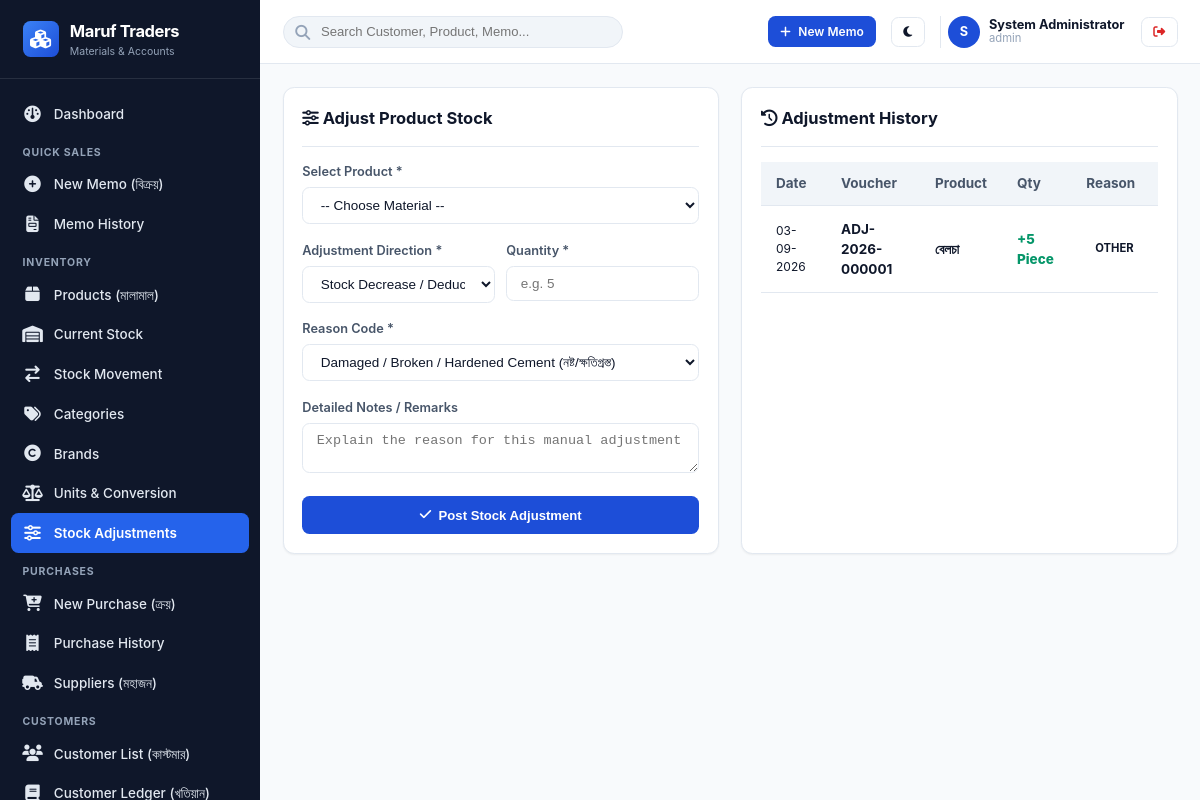
The page /modules/inventory/adjustments.php (signed in) on the database its author committed.
### tables this page shows
CREATE TABLE `shops` (
  `id` int(10) unsigned NOT NULL AUTO_INCREMENT,
  `shop_code` varchar(30) NOT NULL,
  `name` varchar(150) NOT NULL,
  `proprietor` varchar(100) DEFAULT NULL,
  `address` text NOT NULL,
  `phone` varchar(30) NOT NULL,
  `alt_phone` varchar(30) DEFAULT NULL,
  `email` varchar(100) DEFAULT NULL,
  `website` varchar(150) DEFAULT NULL,
  `invoice_prefix` varchar(10) NOT NULL DEFAULT 'MT',
  `currency_symbol` varchar(10) NOT NULL DEFAULT '৳',
  `currency_code` varchar(10) NOT NULL DEFAULT 'BDT',
  `currency_position` enum('before','after') NOT NULL DEFAULT 'before',
  `date_format` varchar(20) NOT NULL DEFAULT 'd-m-Y',
  `invoice_footer_shop` text DEFAULT NULL,
  `invoice_footer_customer` text DEFAULT NULL,
  `logo_url` varchar(255) DEFAULT NULL,
  `is_active` tinyint(1) NOT NULL DEFAULT 1,
  `created_at` timestamp NOT NULL DEFAULT current_timestamp(),
  `updated_at` timestamp NOT NULL DEFAULT current_timestamp() ON UPDATE current_timestamp(),
  PRIMARY KEY (`id`),
  UNIQUE KEY `shop_code` (`shop_code`)
);

CREATE TABLE `users` (
  `id` int(10) unsigned NOT NULL AUTO_INCREMENT,
  `shop_id` int(10) unsigned NOT NULL,
  `username` varchar(50) NOT NULL,
  `email` varchar(100) DEFAULT NULL,
  `password_hash` varchar(255) NOT NULL,
  `full_name` varchar(100) NOT NULL,
  `phone` varchar(30) DEFAULT NULL,
  `status` enum('active','inactive','suspended') NOT NULL DEFAULT 'active',
  `theme_preference` enum('light','dark','system') NOT NULL DEFAULT 'system',
  `last_login_at` datetime DEFAULT NULL,
  `last_login_ip` varchar(45) DEFAULT NULL,
  `created_at` timestamp NOT NULL DEFAULT current_timestamp(),
  `updated_at` timestamp NOT NULL DEFAULT current_timestamp() ON UPDATE current_timestamp(),
  PRIMARY KEY (`id`),
  UNIQUE KEY `username` (`username`),
  KEY `fk_users_shop` (`shop_id`),
  CONSTRAINT `fk_users_shop` FOREIGN KEY (`shop_id`) REFERENCES `shops` (`id`) ON DELETE CASCADE
);

CREATE TABLE `stock_adjustments` (
  `id` bigint(20) unsigned NOT NULL AUTO_INCREMENT,
  `shop_id` int(10) unsigned NOT NULL,
  `adjustment_no` varchar(60) NOT NULL,
  `adjustment_date` date NOT NULL,
  `reason_code` enum('damaged','lost','counting_difference','opening_correction','other') NOT NULL,
  `notes` text DEFAULT NULL,
  `created_by` int(10) unsigned NOT NULL,
  `created_at` timestamp NOT NULL DEFAULT current_timestamp(),
  PRIMARY KEY (`id`),
  UNIQUE KEY `adjustment_no` (`adjustment_no`),
  KEY `fk_sa_shop` (`shop_id`),
  KEY `fk_sa_user` (`created_by`),
  CONSTRAINT `fk_sa_shop` FOREIGN KEY (`shop_id`) REFERENCES `shops` (`id`) ON DELETE CASCADE,
  CONSTRAINT `fk_sa_user` FOREIGN KEY (`created_by`) REFERENCES `users` (`id`)
);

CREATE TABLE `products` (
  `id` int(10) unsigned NOT NULL AUTO_INCREMENT,
  `shop_id` int(10) unsigned NOT NULL,
  `category_id` int(10) unsigned NOT NULL,
  `brand_id` int(10) unsigned DEFAULT NULL,
  `base_unit_id` int(10) unsigned NOT NULL,
  `sku` varchar(50) NOT NULL,
  `name` varchar(180) NOT NULL,
  `description` text DEFAULT NULL,
  `purchase_price` decimal(15,2) NOT NULL DEFAULT 0.00,
  `selling_price` decimal(15,2) NOT NULL DEFAULT 0.00,
  `min_selling_price` decimal(15,2) NOT NULL DEFAULT 0.00,
  `current_stock` decimal(15,4) NOT NULL DEFAULT 0.0000,
  `min_stock` decimal(15,4) NOT NULL DEFAULT 0.0000,
  `average_cost` decimal(15,4) NOT NULL DEFAULT 0.0000,
  `is_active` tinyint(1) NOT NULL DEFAULT 1,
  `created_at` timestamp NOT NULL DEFAULT current_timestamp(),
  `updated_at` timestamp NOT NULL DEFAULT current_timestamp() ON UPDATE current_timestamp(),
  PRIMARY KEY (`id`),
  UNIQUE KEY `uk_shop_sku` (`shop_id`,`sku`),
  KEY `idx_product_search` (`shop_id`,`is_active`,`name`),
  KEY `idx_product_stock` (`shop_id`,`current_stock`,`min_stock`),
  KEY `fk_products_category` (`category_id`),
  KEY `fk_products_brand` (`brand_id`),
  KEY `fk_products_unit` (`base_unit_id`),
  CONSTRAINT `fk_products_brand` FOREIGN KEY (`brand_id`) REFERENCES `brands` (`id`) ON DELETE SET NULL,
  CONSTRAINT `fk_products_category` FOREIGN KEY (`category_id`) REFERENCES `categories` (`id`),
  CONSTRAINT `fk_products_shop` FOREIGN KEY (`shop_id`) REFERENCES `shops` (`id`) ON DELETE CASCADE,
  CONSTRAINT `fk_products_unit` FOREIGN KEY (`base_unit_id`) REFERENCES `units` (`id`)
);

CREATE TABLE `stock_adjustment_items` (
  `id` bigint(20) unsigned NOT NULL AUTO_INCREMENT,
  `adjustment_id` bigint(20) unsigned NOT NULL,
  `product_id` int(10) unsigned NOT NULL,
  `adjustment_type` enum('IN','OUT') NOT NULL,
  `quantity` decimal(15,4) NOT NULL,
  `base_quantity` decimal(15,4) NOT NULL,
  `unit_id` int(10) unsigned NOT NULL,
  `unit_cost` decimal(15,4) NOT NULL,
  `created_at` timestamp NOT NULL DEFAULT current_timestamp(),
  PRIMARY KEY (`id`),
  KEY `fk_sai_adj` (`adjustment_id`),
  KEY `fk_sai_prod` (`product_id`),
  KEY `fk_sai_unit` (`unit_id`),
  CONSTRAINT `fk_sai_adj` FOREIGN KEY (`adjustment_id`) REFERENCES `stock_adjustments` (`id`) ON DELETE CASCADE,
  CONSTRAINT `fk_sai_prod` FOREIGN KEY (`product_id`) REFERENCES `products` (`id`),
  CONSTRAINT `fk_sai_unit` FOREIGN KEY (`unit_id`) REFERENCES `units` (`id`)
);

CREATE TABLE `units` (
  `id` int(10) unsigned NOT NULL AUTO_INCREMENT,
  `shop_id` int(10) unsigned NOT NULL,
  `name` varchar(50) NOT NULL,
  `symbol` varchar(20) NOT NULL,
  `is_base_unit` tinyint(1) NOT NULL DEFAULT 1,
  `decimal_places` tinyint(3) unsigned NOT NULL DEFAULT 2,
  `created_at` timestamp NOT NULL DEFAULT current_timestamp(),
  `updated_at` timestamp NOT NULL DEFAULT current_timestamp() ON UPDATE current_timestamp(),
  PRIMARY KEY (`id`),
  UNIQUE KEY `uk_shop_unit` (`shop_id`,`symbol`),
  CONSTRAINT `fk_units_shop` FOREIGN KEY (`shop_id`) REFERENCES `shops` (`id`) ON DELETE CASCADE
);

### modules/inventory/adjustments.php (the view, shortened to what the rows shown need)
<?php
$shopId = Auth::shopId();
$pdo = DB::pdo();
$adjHistory = $pdo->query("SELECT sa.*, sai.product_id, sai.adjustment_type, sai.quantity, p.name as product_name, u.symbol as unit_symbol, usr.full_name as created_by_name
                           FROM stock_adjustments sa
                           JOIN stock_adjustment_items sai ON sa.id = sai.adjustment_id
                           JOIN products p ON sai.product_id = p.id
                           JOIN units u ON sai.unit_id = u.id
                           JOIN users usr ON sa.created_by = usr.id
                           WHERE sa.shop_id = {$shopId}
                           ORDER BY sa.id DESC LIMIT 50")->fetchAll();
require_once INCLUDES_PATH . '/templates/header.php';
require_once INCLUDES_PATH . '/templates/sidebar.php';
require_once INCLUDES_PATH . '/templates/navbar.php';
?>
<div style="display:grid;grid-template-columns:repeat(auto-fit, minmax(360px, 1fr));gap:1.5rem;">
  <div class="card">
    <div class="table-responsive">
      <table class="table">
        <thead>
          <tr>
            <th>Date</th>
            <th>Voucher</th>
            <th>Product</th>
            <th>Qty</th>
            <th>Reason</th>
          </tr>
        </thead>
        <tbody>
          <?php if (empty($adjHistory)): ?>
            <tr><td colspan="5" style="text-align:center;color:var(--text-muted);padding:2rem;">No adjustments recorded.</td></tr>
          <?php else: ?>
            <?php foreach ($adjHistory as $h): ?>
              <tr>
                <td style="font-size:0.8rem;"><?= formatDate($h['adjustment_date']) ?></td>
                <td style="font-weight:700;"><?= e($h['adjustment_no']) ?></td>
                <td style="font-weight:600;"><?= e($h['product_name']) ?></td>
                <td style="font-weight:800;color:<?= $h['adjustment_type'] === 'IN' ? 'var(--success)' : 'var(--danger)' ?>;">
                  <?= $h['adjustment_type'] === 'IN' ? '+' : '-' ?><?= formatQuantity($h['quantity']) ?> <?= e($h['unit_symbol']) ?>
                </td>
                <td><span class="badge badge-secondary"><?= ucfirst(str_replace('_', ' ', $h['reason_code'])) ?></span></td>
              </tr>
            <?php endforeach; ?>
          <?php endif; ?>
        </tbody>
      </table>
    </div>
  </div>
</div>
<?php
require_once INCLUDES_PATH . '/templates/footer.php';
?>

### includes/templates/sidebar.php (shortened to what the rows shown need)
<?php
$shop = getShop();
?>
<aside class="app-sidebar" id="app-sidebar">
  <a href="<?= BASE_URL ?>/modules/dashboard/" class="sidebar-brand">
    <div>
      <div class="brand-name"><?= e(mb_strimwidth($shop['name'] ?? 'Nirman ERP', 0, 18, '...')) ?></div>
      <div style="font-size:0.7rem;color:var(--text-sidebar-muted);">Materials & Accounts</div>
    </div>
  </a>
</aside>

### includes/templates/navbar.php (shortened to what the rows shown need)
<?php
$currentUser = Auth::user();
$shop = getShop();
?>
<main class="app-main">
  <header class="app-navbar no-print">
    <div class="navbar-right">
      <div style="display:flex;align-items:center;gap:0.6rem;padding-left:0.5rem;border-left:1px solid var(--border-color);">
        <div style="width:32px;height:32px;border-radius:var(--radius-full);background:var(--primary);color:#fff;display:flex;align-items:center;justify-content:center;font-weight:700;font-size:0.85rem;">
          <?= strtoupper(substr($currentUser['full_name'] ?? 'U', 0, 1)) ?>
        </div>
        <div style="font-size:0.85rem;line-height:1.2;">
          <div style="font-weight:700;"><?= e($currentUser['full_name'] ?? 'User') ?></div>
          <div style="font-size:0.75rem;color:var(--text-muted);"><?= e($currentUser['username'] ?? '') ?></div>
        </div>
        <a href="<?= BASE_URL ?>/modules/auth/logout.php" class="btn btn-secondary btn-sm" title="Log Out" style="margin-left:0.5rem;color:var(--danger);">
          <i class="fa fa-right-from-bracket"></i>
        </a>
      </div>
    </div>
  </header>
  <div class="app-content">

### rows shown on the page
shops: name "Maruf Traders"
users: full_name "S", full_name "System Administrator", username "admin"
stock_adjustments: adjustment_date.date_format "03-09-2026", adjustment_no "ADJ-2026-000001", products.name "বেলচা", stock_adjustment_items.quantity "5", units.symbol "Piece", reason_code "OTHER"
